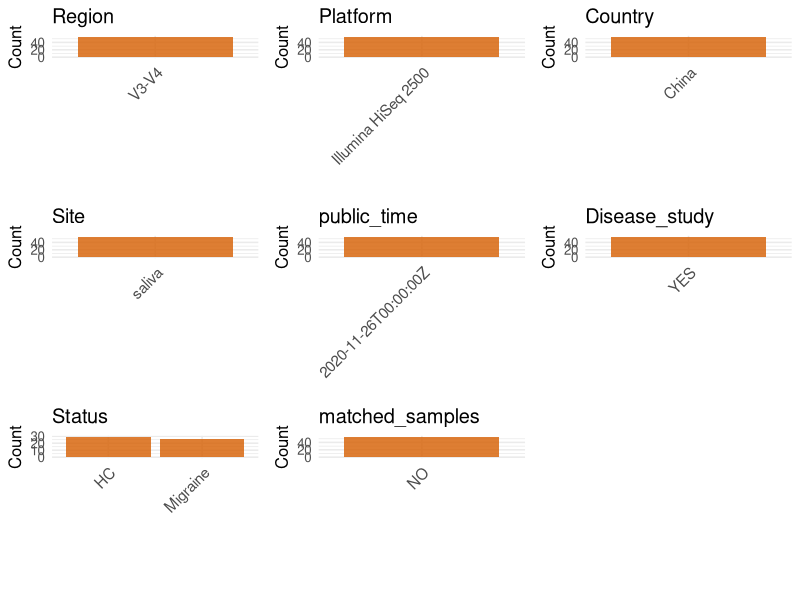

Here is the R script that generated this plot: (Note: this script raises an error after producing the figure.)
## ---- chunk 1
# Load necessary libraries
library(dplyr)
library(ggplot2)
library(cowplot)
library(readxl)

# Set working directory (update this path to your local directory)
setwd("/home/cjj/projects/collect_oral_data/global-oral-microbiome/data/tmp/PRJNA680860")

# table1 <- read_excel("CRA006039.xlsx")
# write.csv(table1, "CRA006039.csv", row.names = FALSE)

initial_meta<-read.csv("SraRunTable.csv",header = T)
colnames(initial_meta)
# 
# # initial_meta <- initial_meta[grepl("16s", initial_meta$sample_name, ignore.case = TRUE), ]
# initial_meta$BioProject = initial_meta$Project.accession
# initial_meta$Run = initial_meta$Accession
head(initial_meta , n=8)



# table1 <- read_excel("Table 1.XLSX",)
# table2 <- read_excel("Table 1.XLSX",)
# head(table1 , n=3)
# head(table2 , n=3)
# ESM <- ESM[,c(1,3,4)]
# colnames(ESM) <- c("subject_id","Age","Sex")
# initial_meta_cbind <- left_join(initial_meta,ESM,by="subject_id")
# table(initial_meta_cbind$Age,initial_meta_cbind$Sex)
# Display the first few rows of the metadata
# head(initial_meta_cbind)
## ---- chunk 2
# Create a uniform metadata dataframe
metadata <- data.frame(
  BioProject = initial_meta$BioProject,
  Run = initial_meta$Run,
  stringsAsFactors = FALSE
)
## ---- chunk 3
# Create a uniform metadata dataframe
metadata <- data.frame(
  BioProject = initial_meta$BioProject,
  Run = initial_meta$Run,
  sample_name = initial_meta$Sample.Name,
  Age = NA_character_,
  BMI = NA_character_,
  Sex= NA_character_,
  Region = "V3-V4",
  Platform = initial_meta$Instrument,
  Country = initial_meta$geo_loc_name_country,
  Site = initial_meta$env_medium,
  public_time = initial_meta$ReleaseDate,
  Disease_study = 'YES',
  Status = initial_meta$Sample.Name,
  stringsAsFactors = FALSE
)
## ---- chunk 4
# Add information obtained from the publication
metadata_clean <- metadata
metadata_clean$PCR_primers <- "341F-806R"
metadata_clean$title <- "A 16S rRNA gene sequencing based study of oral microbiota in migraine patients in China"

metadata_clean$sample_name <- metadata$sample_name

# metadata_clean$Status <-  metadata$Status
metadata_clean$Status <- ifelse(grepl("MS", metadata$Status), "Migraine", "HC")

metadata_clean$matched_samples <- "NO"
# metadata_clean$Sex <- ifelse(metadata_clean$Sex == "female", "F",
#                       ifelse(metadata_clean$Sex == "male", "M",metadata_clean$Sex))


# metadata_clean$Site <- ifelse(grepl("sal", metadata$Status), "saliva", "mucosa")



# Use cleaned dataset for subsequent analysis
metadata <- metadata_clean
## ---- chunk 5
# Check the number of unique runs and sample names
print(paste("Number of unique runs:", length(unique(metadata$Run))))
print(paste("Number of unique sample names:", length(unique(metadata$sample_name))))
## ---- chunk 6
# 加载必要的包
library(dplyr)
library(ggplot2)
library(cowplot)

# 1. 准备数据
plot_data <- metadata %>%
  select(
    -any_of(c("BioProject", "Run", "sample_name", "title","PCR_primers"))
  ) %>%
  select(where(~!all(is.na(.))))

# 2. 循环绘图
plots <- list()
for (col_name in names(plot_data)) {
  if (is.numeric(plot_data[[col_name]])) {
    p <- ggplot(plot_data, aes(x = .data[[col_name]])) +
      geom_histogram(bins = 20, fill = "#0072B2", alpha = 0.7, na.rm = TRUE) +
      labs(title = col_name, x = NULL) +
      theme_minimal(base_size = 16)
  } else {
    p <- plot_data %>%
      count(.data[[col_name]], sort = TRUE, name = "Count") %>%
      ggplot(aes(x = reorder(.data[[col_name]], -Count), y = Count)) +
      geom_col(fill = "#D55E00", alpha = 0.8) +
      labs(title = col_name, x = NULL, y = "Count") +
      theme_minimal(base_size = 12) +
      theme(axis.text.x = element_text(angle = 45, hjust = 1, size = 11))
  }
  plots[[col_name]] <- p
}

# 3. 【已修复】自动组合并动态调整尺寸后保存
if (length(plots) > 0) {
  
  # --- 这是你需要添加的关键部分 ---
  n_plots <- length(plots)
  n_cols <- 3 
  n_rows <- ceiling(n_plots / n_cols) 
  # 根据行数动态设置输出图片的高度 (例如，每行给4英寸)
  dynamic_height <- n_rows * 4 
  
  p_final <- plot_grid(plotlist = plots, ncol = n_cols, align = "hv")
  
  # 使用动态计算出的高度来保存图像
  ggsave("Metadata_Summary.png", plot = p_final, width = 12, height = dynamic_height, dpi = 150, bg = "white")
  
  print(paste("图像已生成, 动态高度为:", dynamic_height))
  
} else {
  print("没有可以绘制的列。")
}
## ---- chunk 7
knitr::include_graphics("Metadata_Summary.png")
## ---- chunk 8
# Reorder columns to match the desired format
metadata <- metadata[, c(
  "BioProject", "Run", "sample_name", "Age", "BMI", "Sex", 
  "Region", "Platform", "Country", "Site", "public_time", 
  "PCR_primers", "title", "Disease_study", "Status","matched_samples"
)]

# Export the uniform metadata to a CSV file
write.csv(metadata, file = "metadata.csv", quote = TRUE)
head(metadata)
## ---- chunk 9
# Reorder columns to match the desired format
metadata <- metadata[, c(
  "BioProject", "Run"
)]

# Export the uniform metadata to a CSV file
write.csv(metadata, file = "metadata.csv", quote = TRUE)
head(metadata)
